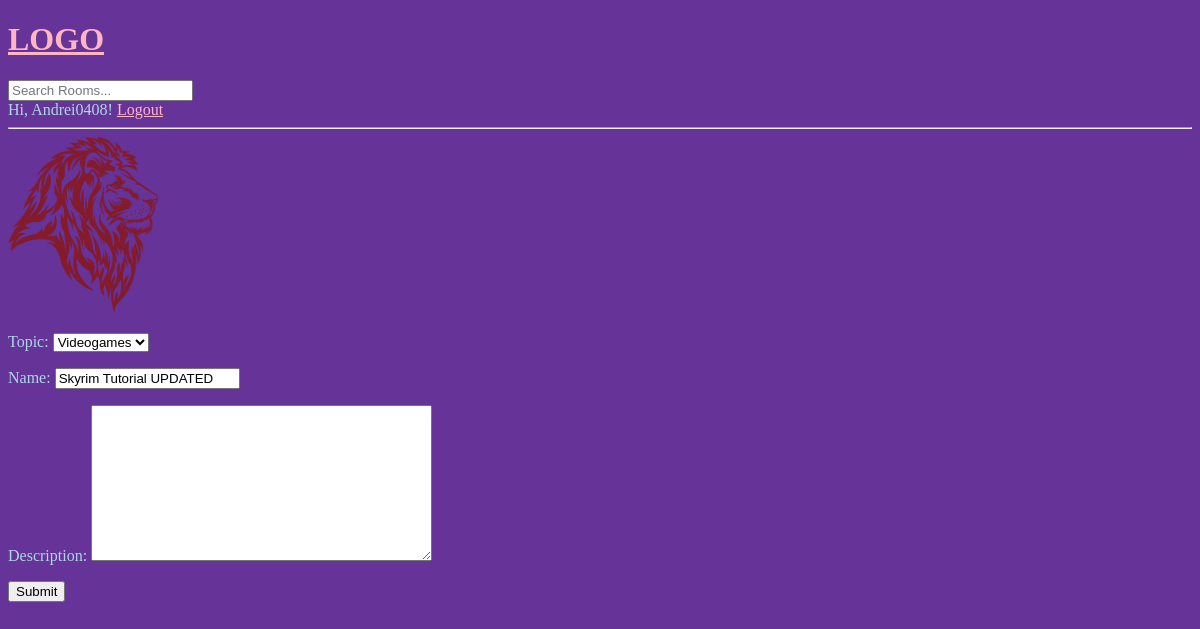
Page /update-room/4/ (signed in) on the earlier database version.
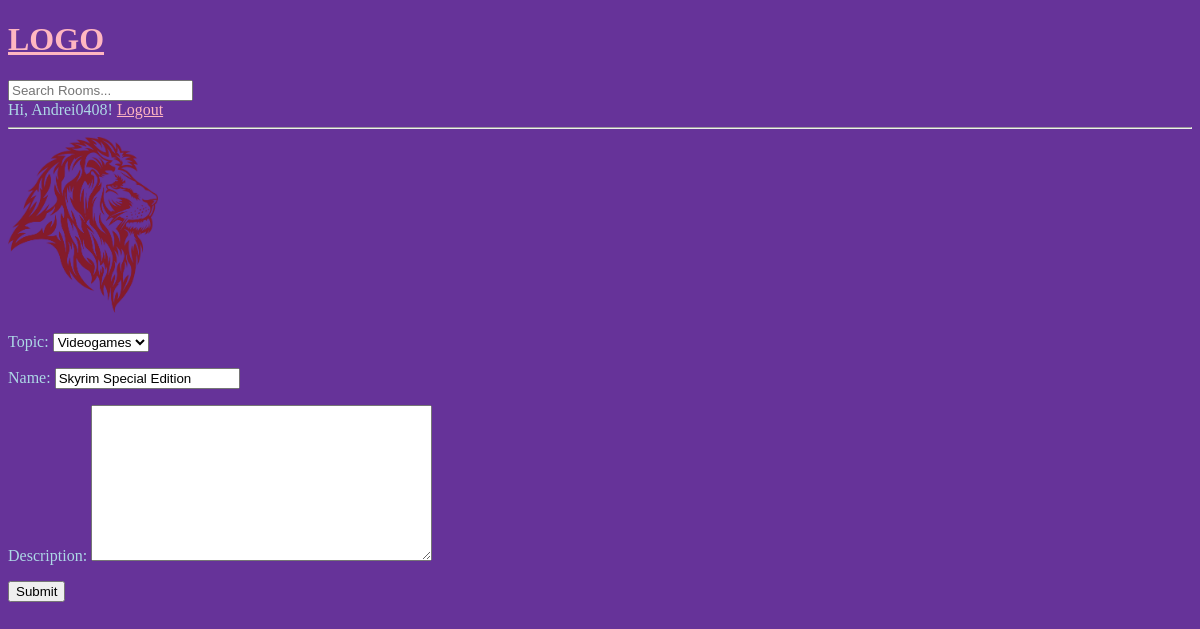
Same page on the later database version.
### base/models.py (models this page shows, shortened)
class Topic(models.Model):
    name = models.CharField(max_length=200)
    def __str__(self):
        return self.name

class Room(models.Model):
    host = models.ForeignKey(User, on_delete=models.SET_NULL, null=True)
    topic = models.ForeignKey(Topic, on_delete=models.SET_NULL, null=True)
    name = models.CharField(max_length=200)
    description = models.TextField(null=True, blank=True)
    participants = models.ManyToManyField(User, related_name='participants', blank=True) # the users currently active in the room
    updated = models.DateTimeField(auto_now=True)
    created = models.DateTimeField(auto_now_add=True)
    class Meta:
        ordering = ['-updated', '-created'] # newest updated item should come first

### base/views.py (the view)
# urls.py: path('update-room/<str:pk>/', views.updateRoom, name="update-room"),
@login_required(login_url='login')
def updateRoom(request, pk):
    room = Room.objects.get(id=pk)
    form = RoomForm(instance=room)
    if request.user != room.host and not request.user.is_superuser:
        return HttpResponse("You cannot modify another user's room!")
    if request.method == 'POST':
        form = RoomForm(request.POST, instance=room)
        if form.is_valid():
            form.save()
            return redirect('home')
    context = {'form': form}
    return render(request, 'base/room_form.html', context)

### base/forms.py
class RoomForm(ModelForm):
    class Meta:
        model = Room
        fields = '__all__'
        exclude = ['host', 'participants']

### base/templates/base/room_form.html (shortened to what this page needs)
{% extends 'main.html' %}
{% block content %}
<div>
    <form method="POST" action="">
        {{form.as_p}}
        <input type="submit" value="Submit" />
    </form>
</div>
{% endblock content %}

Differences in the rows shown:
changed through a linked row, Topic: name "Skyrim Tutorial UPDATED" → "Skyrim Special Edition"
